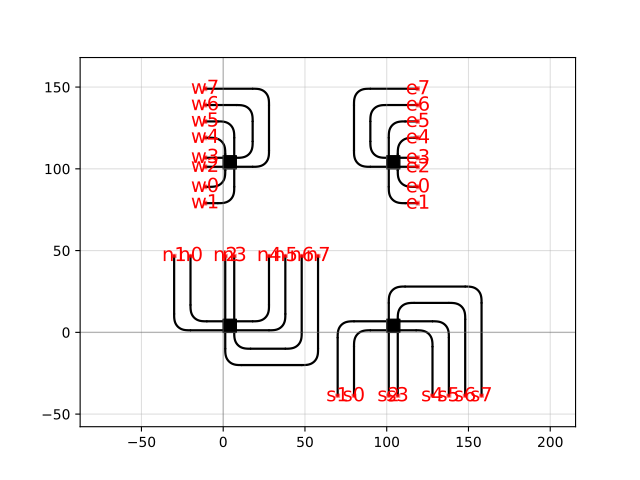

The script that drew this image:
import gdsfactory as gf

c = gf.Component('sample_route_sides')
dummy = gf.components.nxn(north=2, south=2, west=2, east=2)
sides = ["north", "south", "east", "west"]
d = 100
positions = [(0, 0), (d, 0), (d, d), (0, d)]

for pos, side in zip(positions, sides):
    dummy_ref = dummy.ref(position=pos)
    c.add(dummy_ref)
    routes, ports = gf.routing.route_ports_to_side(dummy_ref, side, layer=(1, 0))
    for route in routes:
        c.add(route.references)
    for i, p in enumerate(ports):
        c.add_port(name=f"{side[0]}{i}", port=p)

c.plot()
